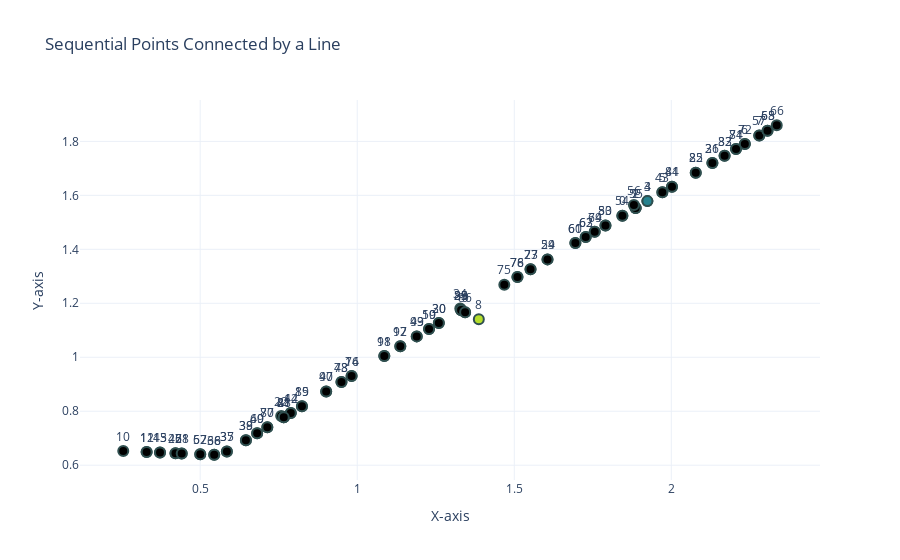

Notebook code cell kept with this figure:
### Code cell
import plotly.graph_objs as go
import plotly.express as px
import numpy as np
fig = go.Figure()
fig.add_trace(go.Scatter(
    x=X_linear.loc[:,'x'], y=X_linear.loc[:,'y'],
    mode='markers+text',  # Add markers and text
    text=[str(i) for i in range(len(X_linear.loc[:,'ids']))],  # Annotate with indices
    textposition="top center",
    marker=dict(
        color=px.colors.sequential.Viridis,  # Use Viridis colormap
        size=10,
        line=dict(
            color='DarkSlateGrey',
            width=2
        )
    )
))
fig.update_layout(
    title='Sequential Points Connected by a Line',
    xaxis_title='X-axis',
    yaxis_title='Y-axis',
    legend_title='Labels',
    showlegend=False,
    template="plotly_white"
)
fig.update_xaxes(showgrid=True)
fig.update_yaxes(showgrid=True)
fig.show()

### Figure 1 — Plotly figure (JSON) as saved in the notebook; plotly's stock layout.template omitted (floating-point values rounded to 4 significant figures)
{"data": [{"marker": {"color": ["#440154", "#482878", "#3e4989", "#31688e", "#26828e", "#1f9e89", "#35b779", "#6ece58", "#b5de2b", "#fde725"], "line": {"color": "DarkSlateGrey", "width": 2}, "size": 10}, "mode": "markers+text", "text": ["0", "1", "2", "3", "4", "5", "6", "7", "8", "9", "10", "11", "12", "13", "14", "15", "16", "17", "18", "19", "20", "21", "22", "23", "24", "25", "26", "27", "28", "29", "30", "31", "32", "33", "34", "35", "36", "37", "38", "39", "40", "41", "42", "43", "44", "45", "46", "47", "48", "49", "50", "51", "52", "53", "54", "55", "56", "57", "58", "59", "60", "61", "62", "63", "64", "65", "66", "67", "68", "69", "70", "71", "72", "73", "74", "75", "76", "77", "78", "79", "80", "81", "82", "83", "84", "85", "86", "87", "88", "89", "90", "91", "92", "93"], "textposition": "top center", "type": "scatter", "x": [1.844, 1.886, 1.886, 1.924, 1.924, 1.972, 2.234, 2.28, 1.387, 1.344, 0.2551, 0.3295, 0.3295, 0.3721, 0.7884, 0.824, 0.982, 1.137, 1.086, 1.229, 1.26, 0.7661, 0.7579, 1.552, 1.606, 2.078, 2.131, 0.4214, 0.4412, 1.331, 1.26, 2.131, 2.17, 1.331, 1.328, 0.5849, 0.5447, 0.5849, 0.6456, 0.6456, 0.6814, 0.7661, 0.7884, 1.972, 2.002, 0.3721, 0.4214, 0.9012, 0.9498, 1.189, 1.229, 0.4412, 0.5003, 1.79, 1.844, 1.886, 1.881, 2.28, 2.306, 1.606, 1.695, 1.695, 1.727, 1.727, 1.756, 2.306, 2.336, 0.5003, 0.5447, 0.6814, 0.7138, 2.206, 2.234, 0.9498, 0.982, 1.468, 1.51, 1.552, 1.51, 1.756, 1.79, 2.002, 2.078, 2.17, 2.206, 1.331, 1.344, 0.7138, 0.7661, 0.824, 0.9012, 1.086, 1.137, 1.189], "y": [1.525, 1.553, 1.553, 1.579, 1.579, 1.611, 1.791, 1.822, 1.141, 1.167, 0.6528, 0.6491, 0.6491, 0.6471, 0.7937, 0.8188, 0.9307, 1.041, 1.004, 1.105, 1.127, 0.7777, 0.7821, 1.326, 1.363, 1.684, 1.72, 0.6446, 0.6437, 1.175, 1.127, 1.72, 1.747, 1.175, 1.181, 0.6506, 0.6387, 0.6506, 0.6927, 0.6927, 0.7181, 0.7777, 0.7937, 1.611, 1.632, 0.6471, 0.6446, 0.8735, 0.9079, 1.077, 1.105, 0.6437, 0.6408, 1.488, 1.525, 1.553, 1.565, 1.822, 1.84, 1.363, 1.423, 1.423, 1.446, 1.446, 1.465, 1.84, 1.86, 0.6408, 0.6387, 0.7181, 0.741, 1.772, 1.791, 0.9079, 0.9307, 1.269, 1.298, 1.326, 1.298, 1.465, 1.488, 1.632, 1.684, 1.747, 1.772, 1.175, 1.167, 0.741, 0.7777, 0.8188, 0.8735, 1.004, 1.041, 1.077]}], "layout": {"legend": {"title": {"text": "Labels"}}, "showlegend": false, "title": {"text": "Sequential Points Connected by a Line"}, "xaxis": {"showgrid": true, "title": {"text": "X-axis"}}, "yaxis": {"showgrid": true, "title": {"text": "Y-axis"}}}}
